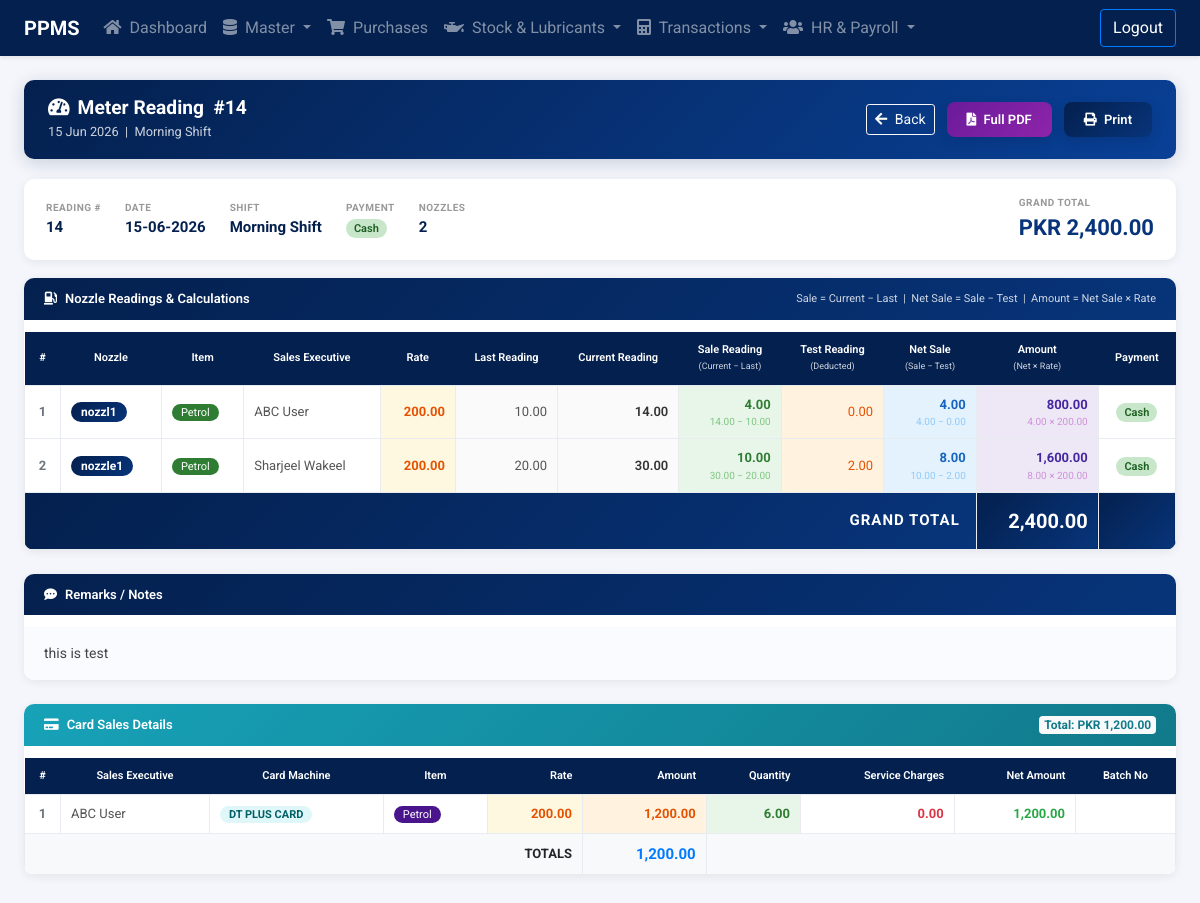
The app's page /meter-readings/view-meter-reading.php?id=14 (signed in) with its own data.
### tables this page shows
CREATE TABLE `tbl_meter_readings` (
  `id` int(11) NOT NULL,
  `date` date NOT NULL,
  `shift_id` int(11) NOT NULL,
  `payment_type` enum('Cash','Credit','Online') NOT NULL DEFAULT 'Cash',
  `grand_total` decimal(12,2) NOT NULL DEFAULT 0.00,
  `created_at` datetime NOT NULL DEFAULT current_timestamp(),
  `updated_at` datetime NOT NULL DEFAULT current_timestamp() ON UPDATE current_timestamp(),
  `deleted_at` datetime DEFAULT NULL,
  `remarks` varchar(512) DEFAULT NULL
);

CREATE TABLE `tbl_shifts` (
  `id` int(11) NOT NULL,
  `name` varchar(128) NOT NULL,
  `start_time` time NOT NULL,
  `end_time` time NOT NULL,
  `status` enum('Active','Inactive') NOT NULL DEFAULT 'Active'
);

CREATE TABLE `tbl_meter_reading_details` (
  `id` int(11) NOT NULL,
  `meter_reading_id` int(11) NOT NULL,
  `nozzle_id` int(11) NOT NULL,
  `staff_id` int(11) NOT NULL DEFAULT 0,
  `item_type` varchar(128) NOT NULL,
  `price` decimal(10,2) NOT NULL DEFAULT 0.00,
  `last_reading` decimal(12,2) NOT NULL DEFAULT 0.00,
  `current_reading` decimal(12,2) NOT NULL DEFAULT 0.00,
  `sale_reading` decimal(12,2) NOT NULL DEFAULT 0.00,
  `test_reading` decimal(12,2) NOT NULL DEFAULT 0.00,
  `net_sale` decimal(12,2) NOT NULL DEFAULT 0.00,
  `amount` decimal(12,2) NOT NULL DEFAULT 0.00,
  `payment_type` enum('Cash','Credit','Online') NOT NULL DEFAULT 'Cash',
  `created_at` datetime NOT NULL DEFAULT current_timestamp(),
  `updated_at` datetime NOT NULL DEFAULT current_timestamp() ON UPDATE current_timestamp()
);

CREATE TABLE `tbl_nozzles` (
  `id` int(11) NOT NULL,
  `name` varchar(128) NOT NULL,
  `tank_id` int(11) NOT NULL,
  `item_id` int(11) NOT NULL,
  `start_reading` decimal(10,2) NOT NULL DEFAULT 0.00,
  `status` enum('Active','Inactive') NOT NULL DEFAULT 'Active',
  `created_at` datetime NOT NULL DEFAULT current_timestamp(),
  `updated_at` datetime NOT NULL DEFAULT current_timestamp() ON UPDATE current_timestamp()
);

CREATE TABLE `tbl_meter_reading_card_sales` (
  `id` int(11) NOT NULL,
  `meter_reading_id` int(11) NOT NULL,
  `staff_id` int(11) NOT NULL,
  `card_machine_id` int(11) NOT NULL,
  `item_id` int(11) NOT NULL,
  `quantity` decimal(12,2) NOT NULL DEFAULT 0.00,
  `rate` decimal(10,2) NOT NULL DEFAULT 0.00,
  `amount` decimal(12,2) NOT NULL DEFAULT 0.00,
  `batch_no` varchar(64) DEFAULT NULL,
  `service_charges` decimal(12,2) NOT NULL DEFAULT 0.00,
  `net_amount` decimal(12,2) NOT NULL DEFAULT 0.00,
  `created_at` timestamp NOT NULL DEFAULT current_timestamp()
);

CREATE TABLE `tbl_card_machines` (
  `id` int(11) NOT NULL,
  `name` varchar(128) NOT NULL,
  `charges_percentage` decimal(5,2) NOT NULL DEFAULT 0.00,
  `contact_person_name` varchar(128) NOT NULL,
  `contact_person_number` varchar(32) NOT NULL,
  `created_at` timestamp NOT NULL DEFAULT current_timestamp(),
  `updated_at` timestamp NOT NULL DEFAULT current_timestamp() ON UPDATE current_timestamp(),
  `deleted_at` datetime DEFAULT NULL
);

CREATE TABLE `tbl_items` (
  `id` int(11) NOT NULL,
  `name` varchar(128) NOT NULL,
  `cash_rate` decimal(10,2) NOT NULL,
  `credit_rate` decimal(10,2) NOT NULL DEFAULT 0.00,
  `purchase_rate` decimal(10,2) NOT NULL DEFAULT 0.00,
  `unit` varchar(64) NOT NULL DEFAULT '',
  `created_at` datetime NOT NULL DEFAULT current_timestamp(),
  `updated_at` datetime NOT NULL DEFAULT current_timestamp() ON UPDATE current_timestamp()
);

### meter-readings/view-meter-reading.php (the view, shortened to what the rows shown need)
<?php
require '../include/config.php';
$id = intval($_GET['id']);
$header_result = mysqli_query($connection,
    "SELECT mr.*, sh.name AS shift_name
     FROM tbl_meter_readings mr
     LEFT JOIN tbl_shifts sh ON mr.shift_id = sh.id
     WHERE mr.id = $id LIMIT 1");
$header = mysqli_fetch_assoc($header_result);
$details_sql = "SELECT mrd.*,
                       n.name AS nozzle_name,
                       CONCAT(st.first_name,' ',st.last_name) AS exec_name
                FROM tbl_meter_reading_details mrd
                LEFT JOIN tbl_nozzles n  ON mrd.nozzle_id = n.id
                LEFT JOIN tbl_staff   st ON st.id = mrd.staff_id
                WHERE mrd.meter_reading_id = $id
                ORDER BY mrd.id ASC";
$details_result = mysqli_query($connection, $details_sql);
$details = [];
while ($r = mysqli_fetch_assoc($details_result)) { $details[] = $r; }
$card_sales_sql = "SELECT mrcs.*,
                          CONCAT(st.first_name,' ',st.last_name) AS exec_name,
                          cm.name AS machine_name,
                          i.name AS item_name
                   FROM tbl_meter_reading_card_sales mrcs
                   LEFT JOIN tbl_staff st ON mrcs.staff_id = st.id
                   LEFT JOIN tbl_card_machines cm ON mrcs.card_machine_id = cm.id
                   LEFT JOIN tbl_items i ON mrcs.item_id = i.id
                   WHERE mrcs.meter_reading_id = $id
                   ORDER BY mrcs.id ASC";
$card_sales_result = mysqli_query($connection, $card_sales_sql);
$card_sales = [];
if ($card_sales_result) {
    while ($cs = mysqli_fetch_assoc($card_sales_result)) {
        $card_sales[] = $cs;
    }
}
?>
<!DOCTYPE html>
<html lang="en">
<head>
    <link rel="stylesheet" href="https://stackpath.bootstrapcdn.com/bootstrap/4.3.1/css/bootstrap.min.css">
    <link rel="stylesheet" href="https://cdnjs.cloudflare.com/ajax/libs/font-awesome/5.11.2/css/all.min.css">
    <link rel="stylesheet" href="../include/style.css?v=1.0.1">
</head>
<body>
<main class="main">
<div class="container-fluid pt-4 pb-5 px-4">
<?php
$ptClassMap = ['Cash'=>'pt-cash','Credit'=>'pt-credit','Online'=>'pt-online'];
$ptClass    = $ptClassMap[$header['payment_type']] ?? 'pt-cash';
?>
<div class="page-header no-print">
    <div>
        <h4><i class="fas fa-tachometer-alt mr-2"></i>Meter Reading &nbsp;#<?php echo $id; ?></h4>
        <small style="opacity:.8;">
            <?php echo date('d M Y', strtotime($header['date'])); ?>
            &nbsp;|&nbsp; <?php echo htmlspecialchars($header['shift_name'] ?? 'N/A'); ?>
        </small>
    </div>
</div>
<div class="info-bar screen-only">
    <div class="info-item">
        <div class="lbl">Date</div>
        <div class="val"><?php echo date('d-m-Y', strtotime($header['date'])); ?></div>
    </div>
    <div class="info-item">
        <div class="lbl">Shift</div>
        <div class="val"><?php echo htmlspecialchars($header['shift_name'] ?? 'N/A'); ?></div>
    </div>
    <div class="info-item">
        <div class="val"><span class="<?php echo $ptClass; ?>"><?php echo htmlspecialchars($header['payment_type']); ?></span></div>
    </div>
</div>
<div class="card-wrap screen-only">
    <?php if (empty($details)): ?>
    <div class="empty-details">
        <div class="icon"><i class="fas fa-database"></i></div>
        <p><strong>No nozzle detail rows found for this reading.</strong></p>
        <p class="mt-2" style="font-size:12px;color:#bbb;">
            This usually means the record was saved before the
            <code>tbl_meter_reading_details</code> table was created,<br>
            or the <code>staff_id</code> column was missing during save.<br><br>
            Please <a href="add-meter-reading.php">create a new meter reading</a> to see full details.
        </p>
    </div>
    <?php else: ?>
    <div class="table-responsive">
        <table class="table table-bordered rtable">
            <thead>
                <tr>
                    <th style="width:36px;">#</th>
                    <th>Nozzle</th>
                    <th>Item</th>
                    <th>Sales Executive</th>
                    <th>Rate</th>
                    <th>Last Reading</th>
                    <th>Current Reading</th>
                    <th style="background:#1b5e20;">
                        Sale Reading<br>
                        <span style="font-size:9px;font-weight:400;opacity:.8;">(Current − Last)</span>
                    </th>
                    <th style="background:#bf360c;">
                        Test Reading<br>
                        <span style="font-size:9px;font-weight:400;opacity:.8;">(Deducted)</span>
                    </th>
                    <th style="background:#0d47a1;">
                        Net Sale<br>
                        <span style="font-size:9px;font-weight:400;opacity:.8;">(Sale − Test)</span>
                    </th>
                    <th style="background:#4a148c;">
                        Amount<br>
                        <span style="font-size:9px;font-weight:400;opacity:.8;">(Net × Rate)</span>
                    </th>
                    <th>Payment</th>
                </tr>
            </thead>
            <tbody>
            <?php $rn = 1; foreach ($details as $d):
                $itLow   = strtolower($d['item_type'] ?? '');
                $itClass = strpos($itLow,'petrol')!==false ? 'badge-petrol'
                         : (strpos($itLow,'diesel')!==false ? 'badge-diesel' : 'badge-item');
                $dptClass = $ptClassMap[$d['payment_type']] ?? 'pt-cash';
                $saleR  = floatval($d['sale_reading']);
                $testR  = floatval($d['test_reading']);
                $netS   = floatval($d['net_sale']);
                $amt    = floatval($d['amount']);
                $price  = floatval($d['price']);
                $lastR  = floatval($d['last_reading']);
                $currR  = floatval($d['current_reading']);
            ?>
            <tr>
                <td class="text-center text-muted font-weight-bold"><?php echo $rn++; ?></td>
                <td class="td-nozzle">
                    <span class="badge-nozzle"><?php echo htmlspecialchars($d['nozzle_name'] ?? 'N/A'); ?></span>
                </td>
                <td><span class="<?php echo $itClass; ?>"><?php echo htmlspecialchars($d['item_type'] ?? 'N/A'); ?></span></td>
                <td class="td-exec"><?php echo htmlspecialchars($d['exec_name'] ?? '—'); ?></td>
                <td class="td-rate"><?php echo number_format($price, 2); ?></td>
                <td class="td-last"><?php echo number_format($lastR, 2); ?></td>
                <td class="td-curr"><?php echo number_format($currR, 2); ?></td>
                <td class="td-sale">
                    <?php echo number_format($saleR, 2); ?>
                    <div style="font-size:10px;color:#81c784;font-weight:400;">
                        <?php echo number_format($currR,2).' − '.number_format($lastR,2); ?>
                    </div>
                </td>
                <td class="td-test"><?php echo number_format($testR, 2); ?></td>
                <td class="td-net">
                    <?php echo number_format($netS, 2); ?>
                    <div style="font-size:10px;color:#90caf9;font-weight:400;">
                        <?php echo number_format($saleR,2).' − '.number_format($testR,2); ?>
                    </div>
                </td>
                <td class="td-amount">
                    <?php echo number_format($amt, 2); ?>
                    <div style="font-size:10px;color:#ce93d8;font-weight:400;">
                        <?php echo number_format($netS,2).' × '.number_format($price,2); ?>
                    </div>
                </td>
                <td class="td-pay">
                    <span class="<?php echo $dptClass; ?>"><?php echo htmlspecialchars($d['payment_type']); ?></span>
                </td>
            </tr>
            <?php endforeach; ?>
            </tbody>
        </table>
    </div>
    <?php endif; ?>
</div>
<?php if (!empty($header['remarks'])): ?>
<div class="card-wrap screen-only no-print mt-4">
    <div class="card-title">
        <span><i class="fas fa-comment-dots mr-2"></i>Remarks / Notes</span>
    </div>
    <div class="card-body py-3" style="font-size:14px; color:#444; background:#fafbff;">
        <?php echo nl2br(htmlspecialchars($header['remarks'])); ?>
    </div>
</div>
<?php endif; ?>
<?php if (!empty($card_sales)): ?>
<div class="card-wrap screen-only mt-4">
    <div class="table-responsive">
        <table class="table table-bordered rtable">
            <thead>
                <tr>
                    <th style="width:36px; background:#117a8b;">#</th>
                    <th style="background:#117a8b;">Sales Executive</th>
                    <th style="background:#117a8b;">Card Machine</th>
                    <th style="background:#117a8b;">Item</th>
                    <th style="background:#117a8b; text-align:right;">Rate</th>
                    <th style="background:#117a8b; text-align:right;">Amount</th>
                    <th style="background:#117a8b; text-align:right;">Quantity</th>
                    <th style="background:#117a8b; text-align:right;">Service Charges</th>
                    <th style="background:#117a8b; text-align:right;">Net Amount</th>
                    <th style="background:#117a8b;">Batch No</th>
                </tr>
            </thead>
            <tbody>
            <?php $cn = 1; foreach ($card_sales as $cs): ?>
            <tr>
                <td class="text-center text-muted font-weight-bold"><?php echo $cn++; ?></td>
                <td class="td-exec"><?php echo htmlspecialchars($cs['exec_name'] ?? '—'); ?></td>
                <td><span class="badge badge-info font-weight-bold" style="background:#e0f7fa; color:#006064; padding:3px 9px; border-radius:20px; font-size:11px;"><?php echo htmlspecialchars($cs['machine_name'] ?? 'N/A'); ?></span></td>
                <td><span class="badge-item"><?php echo htmlspecialchars($cs['item_name'] ?? 'N/A'); ?></span></td>
                <td class="td-rate"><?php echo number_format($cs['rate'], 2); ?></td>
                <td class="td-curr" style="background:#fff3e0; color:#e65100; font-weight:700;"><?php echo number_format($cs['amount'], 2); ?></td>
                <td class="td-sale" style="background:#e8f5e9; color:#2e7d32;"><?php echo number_format($cs['quantity'], 2); ?></td>
                <td class="text-right text-danger font-weight-bold"><?php echo number_format($cs['service_charges'], 2); ?></td>
                <td class="text-right text-success font-weight-bold"><?php echo number_format($cs['net_amount'], 2); ?></td>
                <td><code><?php echo htmlspecialchars($cs['batch_no'] ?? '—'); ?></code></td>
            </tr>
            <?php endforeach; ?>
            </tbody>
        </table>
    </div>
</div>
<?php endif; ?>
</div>
</main>
</body>
</html>

### records on screen
tbl_meter_readings: date "15 Jun 2026", shift.name "Morning Shift", date "15-06-2026", payment_type "Cash", remarks "this is test"
tbl_meter_reading_details: nozzle.name "nozzl1", item_type "Petrol", exec_name "ABC User", price "200.00", last_reading "10.00", current_reading "14.00", sale_reading "4.00", test_reading "0.00", net_sale "4.00", amount "800.00", payment_type "Cash"
tbl_meter_reading_details: nozzle.name "nozzle1", item_type "Petrol", exec_name "Sharjeel Wakeel", price "200.00", last_reading "20.00", current_reading "30.00", sale_reading "10.00", test_reading "2.00", net_sale "8.00", amount "1,600.00", payment_type "Cash"
tbl_meter_reading_card_sales: exec_name "ABC User", card_machine.name "DT PLUS CARD", item.name "Petrol", rate "200.00", amount "1,200.00", quantity "6.00", service_charges "0.00", net_amount "1,200.00"

### other values on screen
$id "14"
count($details) "2"
$grandDisplay "2,400.00"
$card_sales_total "1,200.00"
